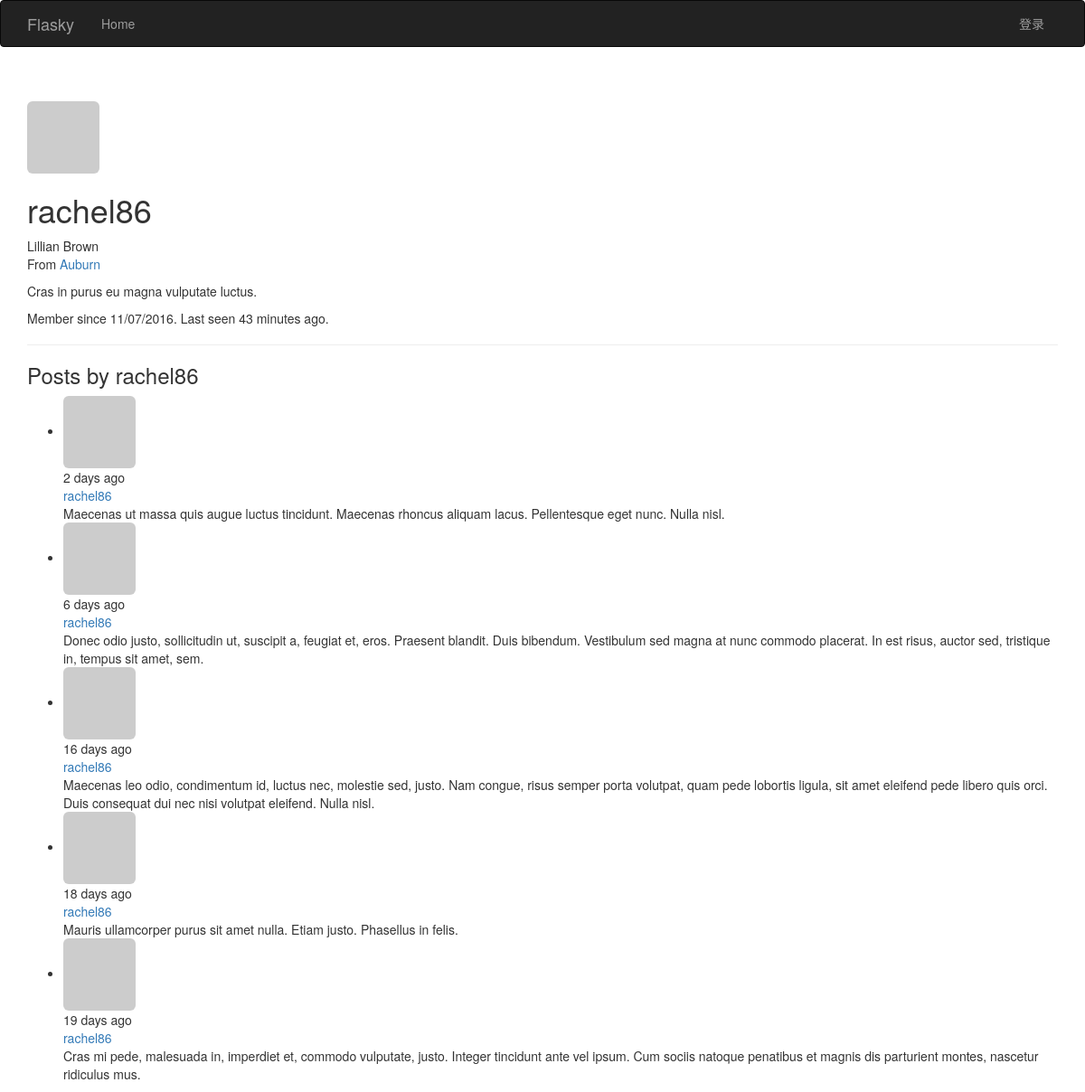
The page /user/rachel86 on the database its author committed.
### app/models.py (models this page shows, shortened)
class User(UserMixin, db.Model):
    __tablename__ = 'users'
    id = db.Column(db.Integer, primary_key=True)
    username = db.Column(db.String(64), unique=True, index=True)
    role_id = db.Column(db.Integer, db.ForeignKey('roles.id'))
    password_hash = db.Column(db.String(128))
    email = db.Column(db.String(64), unique=True, index=True)
    name = db.Column(db.String(64))
    location = db.Column(db.String(64))
    about_me = db.Column(db.Text())
    member_since=db.Column(db.DateTime(), default=datetime.utcnow)
    last_seen = db.Column(db.DateTime(), default=datetime.utcnow)
    confirmed = db.Column(db.Boolean, default=True)
    avatar_hash = db.Column(db.String(32))
    posts = db.relationship('Post', backref='author', lazy='dynamic')
    def gravatar(self, size=100, default='identicon', rating='g'):
        if request.is_secure:
            url = 'https://secure.gravatar.com/avatar'
        else:
            url = 'http://www.gravatar.com/avatar'
        hash = hashlib.md5(self.email.encode('utf-8')).hexdigest()
        return '{url}/{hash}?s={size}&d={default}&r={rating}'.format(url=url, hash=hash, size=size, default=default, rating=rating)
    @property
    def password(self):
        raise AttributeError('password is not a reaable attribute')

class Post(db.Model):
    __tablename__ = 'posts'
    id = db.Column(db.Integer, primary_key=True)
    body = db.Column(db.Text)
    body_html = db.Column(db.Text)
    timestamp = db.Column(db.DateTime, index=True, default=datetime.utcnow)
    author_id = db.Column(db.Integer, db.ForeignKey('users.id'))

### app/main/views.py (the view)
@main.route('/user/<username>')
def user(username):
    user = User.query.filter_by(username=username).first()
    if user is None:
        abort(404)
    posts =user.posts.order_by(Post.timestamp.desc()).all()
    return render_template('user.html', user=user, posts=posts)

### app/auth/views.py (called while the page is built)
@auth.before_app_request
def before_request():
    if current_user.is_authenticated:
        current_user.ping()
        if not current_user.confirmed and request.endpoint[:5]!='auth.':
            return redirect(url_for('auth.unconfirmed'))

### app/main/__init__.py (called while the page is built)
@main.app_context_processor
def inject_permissions():
    return dict(Permission=Permission)

### app/models.py (called while the page is built)
    def is_administrator(self):
        return False

### app/templates/user.html (shortened to what this page needs)
{% extends "base.html" %}
{% block page_content %}
    <div class="page-header">
        <img class="img-rounded profile-thumbnail" src="{{ user.gravatar(size=256) }}">
        <div class="profile-header">
            <h1>{{ user.username }}</h1>
            {% if user.name or user.location %}
                <p>
                    {% if user.name %}{{ user.name }}<br>{% endif %}
                    {% if user.location %}
                        From <a href="http://maps.google.com/?q={{ user.location }}">{{ user.location }}</a><br>
                    {% endif %}
                </p>
            {% endif %}
            {% if user.about_me %}<p>{{ user.about_me }}</p>{% endif %}
            <p>Member since {{ moment(user.member_since).format('L') }}. Last seen {{ moment(user.last_seen).fromNow() }}.</p>
        </div>
    </div>
<h3>Posts by {{ user.username }}</h3>
{% include '_posts.html' %}
{% endblock %}

### app/templates/base.html (shortened to what this page needs)
{% extends "bootstrap/base.html" %}
{% block head %}
    {{ super() }}
{% endblock %}
{% block navbar %}
    <div class="navbar navbar-inverse" role="navigation">
        <div class="container">
            <div class="navbar-header">
                <a class="navbar-brand" href="{{ url_for('main.index') }}">Flasky</a>
            </div>
            <div class="navbar-collapse collapse">
                <ul class="nav navbar-nav">
                    <li><a href="{{ url_for('main.index') }}">Home</a></li>
                </ul>
                <ul class="nav navbar-nav navbar-right">
                    {% if current_user.is_authenticated %}
                        <li><a href="{{ url_for('main.user', username=current_user.username) }}">Profile</a></li>
                        <li><a href="{{ url_for('auth.logout') }}">退出</a></li>
                    {% else %}
                        <li><a href="{{ url_for('auth.login') }}">登录</a></li>
                    {% endif %}
                </ul>
            </div>
        </div>
    </div>
{% endblock %}
{% block content %}
    <div class="container">
        {% block page_content %}{% endblock %}
    </div>
{% endblock %}

### app/templates/_posts.html (shortened to what this page needs)
<ul class="posts">
    {% for post in posts %}
    <li class="post">
        <div class="post-thumbnail">
            <a href="{{ url_for('.user', username=post.author.username) }}">
                <img class="img-rounded profile-thumbnail" src="{{ post.author.gravatar(size=40) }}">
            </a>
        </div>
        <div class="post-content">
            <div class="post-date">{{ moment(post.timestamp).fromNow() }}</div>
            <div class="post-author"><a href="{{ url_for('.user', username=post.author.username) }}">{{ post.author.username }}</a></div>
            <div class="post-body">
                    {{ post.body }}
            </div>
        </div>
    </li>
    {% endfor %}
</ul>

### rows shown on the page
User: username "rachel86", name "Lillian Brown", location "Auburn", about_me "Cras in purus eu magna vulputate luctus.", member_since "11/07/2016", last_seen "43 minutes ago"
Post: timestamp "2 days ago", author.username "rachel86", body "Maecenas ut massa quis augue luctus tincidunt. Maecenas rhoncus aliquam lacus. Pellentesque eget nunc. Nulla nisl."
Post: timestamp "6 days ago", author.username "rachel86", body "Donec odio justo, sollicitudin ut, suscipit a, feugiat et, eros. Praesent blandit. Duis bibendum. Vestibulum sed magna at nunc commodo placerat. In est risus, auctor sed, tristique in, tempus sit amet, sem."
Post: timestamp "16 days ago", author.username "rachel86", body "Maecenas leo odio, condimentum id, luctus nec, molestie sed, justo. Nam congue, risus semper porta volutpat, quam pede lobortis ligula, sit amet eleifend pede libero quis orci. Duis consequat dui nec nisi volutpat eleifend. Nulla nisl."
Post: timestamp "18 days ago", author.username "rachel86", body "Mauris ullamcorper purus sit amet nulla. Etiam justo. Phasellus in felis."
Post: timestamp "19 days ago", author.username "rachel86", body "Cras mi pede, malesuada in, imperdiet et, commodo vulputate, justo. Integer tincidunt ante vel ipsum. Cum sociis natoque penatibus et magnis dis parturient montes, nascetur ridiculus mus."
